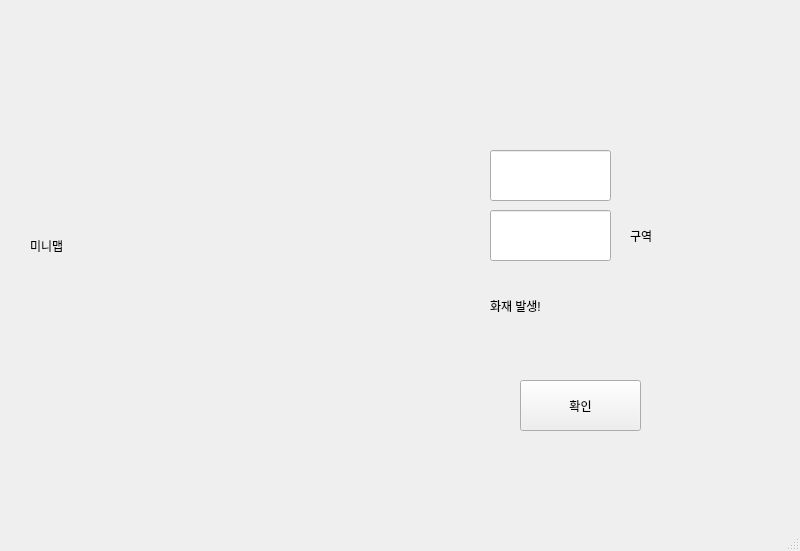
<?xml version="1.0" encoding="UTF-8"?>
<ui version="4.0">
 <class>MainWindow</class>
 <widget class="QMainWindow" name="MainWindow">
  <property name="geometry">
   <rect>
    <x>0</x>
    <y>0</y>
    <width>800</width>
    <height>551</height>
   </rect>
  </property>
  <property name="windowTitle">
   <string>MainWindow</string>
  </property>
  <widget class="QWidget" name="centralwidget">
   <widget class="QLabel" name="label">
    <property name="geometry">
     <rect>
      <x>30</x>
      <y>30</y>
      <width>351</width>
      <height>431</height>
     </rect>
    </property>
    <property name="text">
     <string>미니맵</string>
    </property>
   </widget>
   <widget class="QLineEdit" name="lineEdit">
    <property name="geometry">
     <rect>
      <x>490</x>
      <y>150</y>
      <width>121</width>
      <height>51</height>
     </rect>
    </property>
   </widget>
   <widget class="QLabel" name="label_3">
    <property name="geometry">
     <rect>
      <x>630</x>
      <y>220</y>
      <width>81</width>
      <height>31</height>
     </rect>
    </property>
    <property name="text">
     <string>구역</string>
    </property>
   </widget>
   <widget class="QLineEdit" name="lineEdit_2">
    <property name="geometry">
     <rect>
      <x>490</x>
      <y>210</y>
      <width>121</width>
      <height>51</height>
     </rect>
    </property>
   </widget>
   <widget class="QLabel" name="label_4">
    <property name="geometry">
     <rect>
      <x>490</x>
      <y>280</y>
      <width>181</width>
      <height>51</height>
     </rect>
    </property>
    <property name="text">
     <string>화재 발생!</string>
    </property>
   </widget>
   <widget class="QPushButton" name="pushButton">
    <property name="geometry">
     <rect>
      <x>520</x>
      <y>380</y>
      <width>121</width>
      <height>51</height>
     </rect>
    </property>
    <property name="text">
     <string>확인</string>
    </property>
   </widget>
  </widget>
  <widget class="QMenuBar" name="menubar">
   <property name="geometry">
    <rect>
     <x>0</x>
     <y>0</y>
     <width>800</width>
     <height>22</height>
    </rect>
   </property>
  </widget>
  <widget class="QStatusBar" name="statusbar"/>
 </widget>
 <resources/>
 <connections/>
</ui>
